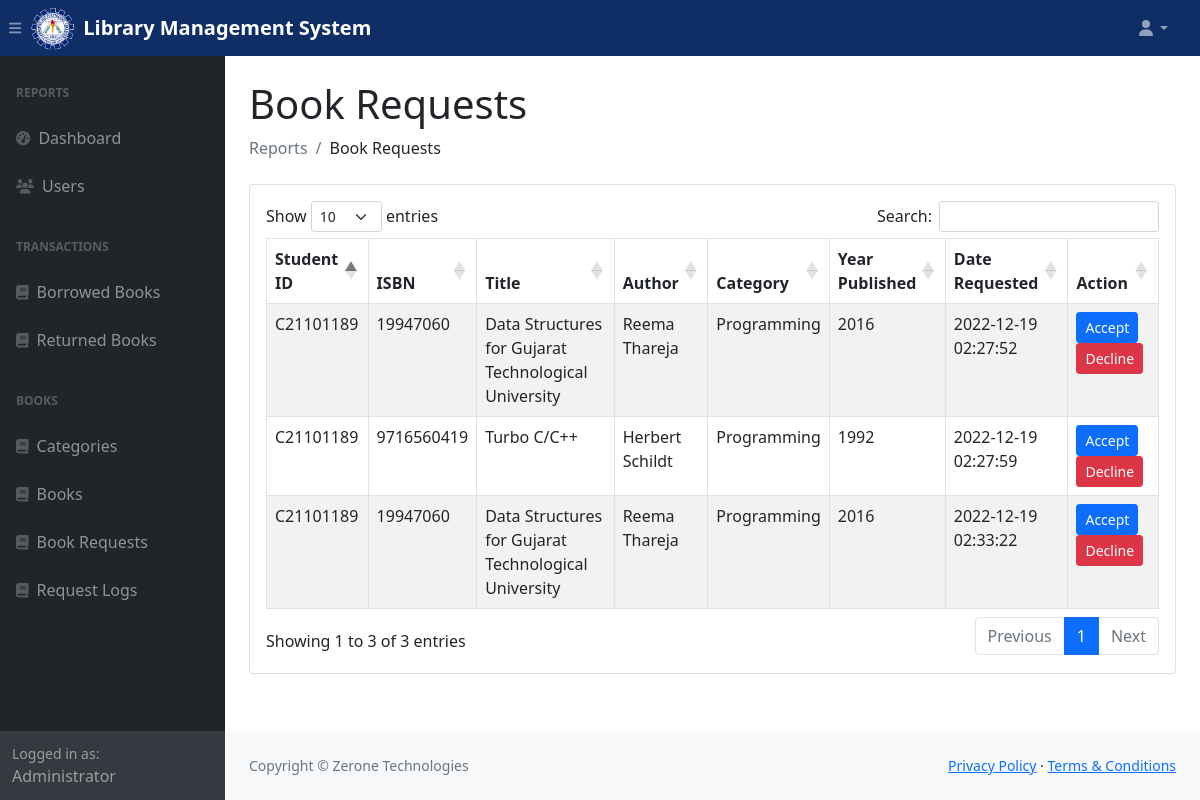
The page /admin/book-requests.php (signed in) on the database its author committed.
### tables this page shows
CREATE TABLE `settings` (
  `id` int(11) NOT NULL,
  `wbsiteTitle` varchar(160) NOT NULL,
  `wbsiteDesc` varchar(1000) NOT NULL,
  `wbsiteHeadColor` varchar(160) NOT NULL,
  `wbsiteFavIcon` varchar(160) NOT NULL
);

CREATE TABLE `pending_book_requests` (
  `id` int(11) NOT NULL,
  `userID` int(11) NOT NULL,
  `bookID` int(11) NOT NULL,
  `dateRequested` timestamp NOT NULL DEFAULT current_timestamp(),
  `status` int(11) NOT NULL COMMENT '0 = Pending, 1 = Approved, 2 = Declined'
);

CREATE TABLE `users` (
  `id` int(11) NOT NULL,
  `studentID` varchar(191) NOT NULL,
  `firstName` varchar(191) NOT NULL,
  `lastName` varchar(191) NOT NULL,
  `coursesec` varchar(191) NOT NULL,
  `birthday` varchar(191) NOT NULL,
  `emailAddress` varchar(191) NOT NULL,
  `password` varchar(191) NOT NULL
);

CREATE TABLE `books` (
  `id` int(11) NOT NULL,
  `bookIsbn` varchar(191) NOT NULL,
  `bookTitle` varchar(191) NOT NULL,
  `bookAuthor` varchar(191) NOT NULL,
  `bookCategory` int(11) NOT NULL,
  `bookYrPub` int(11) NOT NULL,
  `bookCopies` int(11) NOT NULL
);

CREATE TABLE `categories` (
  `id` int(11) NOT NULL,
  `bookCategory` varchar(191) NOT NULL
);

### admin/settings-query.php (called while the page is built)
<?php
	$query = "SELECT * FROM settings WHERE id = '1' ";
    $query_run = mysqli_query($con, $query);
    $settingsData = mysqli_fetch_assoc($query_run);
?>

### admin/book-requests.php (the view, shortened to what this page needs)
<?php
include('dbcon.php');
include('includes/header.php');
?>
<div class="container-fluid px-4">
    <h1 class="mt-4">Book Requests</h1>
    <ol class="breadcrumb mb-4">
        <li class="breadcrumb-item active">Reports</li>
        <li class="breadcrumb-item">Book Requests</li>
    </ol>
    <div class="row">
        <div class="col-md-12">
            <div class="card">
                <div class="card-body table-responsive">
                    <table id="requestTable" class="table table-bordered table-striped">
                        <thead>
                            <tr>
                                <th>Student ID</th>
                                <th>ISBN</th>
                                <th>Title</th>
                                <th>Author</th>
                                <th>Category</th>
                                <th>Year Published</th>
                                <th>Date Requested</th>
                                <th>Action</th>
                            </tr>
                        </thead>
                        <tbody>
                            <?php
                                $query = "SELECT pending_book_requests.id, users.studentID, books.bookIsbn, books.bookTitle, books.bookAuthor, categories.bookCategory, bookYrPub, dateRequested, status FROM `pending_book_requests`INNER JOIN users ON users.id = pending_book_requests.userID INNER JOIN books ON books.id = pending_book_requests.bookID INNER JOIN categories ON categories.id = books.bookCategory WHERE status = 0 ORDER BY status ASC";
                                $query_run = mysqli_query($con, $query);
                                if(mysqli_num_rows($query_run) > 0) {
                                    foreach($query_run as $books) {
                                        ?>
                                        <tr>
                                            <td><?= $books['studentID']; ?></td>
                                            <td><?= $books['bookIsbn']; ?></td>
                                            <td><?= $books['bookTitle']; ?></td>
                                            <td><?= $books['bookAuthor']; ?></td>
                                            <td><?= $books['bookCategory']; ?></td>
                                            <td><?= $books['bookYrPub']; ?></td>
                                            <td><?= $books['dateRequested']; ?></td>
                                            <td>
                                                <a href="request-approve.php?id=<?= $books['id']; ?>" class="btn btn-primary btn-sm">Accept</a>
                                                <a href="request-decline.php?id=<?= $books['id']; ?>" class="btn btn-danger btn-sm">Decline</a>
                                            </td>
                                        </tr>
                                        <?php
                                    }
                                }
                                else {
                                }
                            ?>
                        </tbody>
                    </table>
                </div>
            </div>
        </div>
    </div>
</div>
<?php
include('includes/footer.php');
include('includes/scripts.php');
?>

### admin/includes/header.php (shortened to what this page needs)
<?php
include('settings-query.php');
?>
<!DOCTYPE html>
<html lang="en">
    <head>
        <link href="css/styles.css" rel="stylesheet" />
        <link rel="stylesheet" href="https://cdn.datatables.net/1.13.1/css/dataTables.bootstrap5.min.css">
    </head>
<body class="sb-nav-fixed">
    <?php include('includes/navbar-top.php'); ?>
    <div id="layoutSidenav">
        <?php include('includes/sidebar.php'); ?>
        <div id="layoutSidenav_content">
            <main>

### admin/includes/navbar-top.php (shortened to what this page needs)
<nav class="sb-topnav navbar navbar-expand navbar-dark" style="background-color: <?php echo $settingsData['wbsiteHeadColor'];?>;">
    <button class="btn btn-link btn-sm order-1 order-lg-0 me-4 me-lg-0" id="sidebarToggle" href="#!"><i class="fas fa-bars"></i></button>
    <img src="../admin/assets/img/cspcLogo.png" alt="Logo" width="45" height="45" class="d-inline-block align-text-top">
    <b><a class="navbar-brand ps-2" href="index.php"><?php echo $settingsData['wbsiteTitle'];?></a></b>
    <ul class="navbar-nav ms-auto ms-md-0 me-3 me-lg-4">
        <li class="nav-item dropdown">
            <a class="nav-link dropdown-toggle" id="navbarDropdown" href="#" role="button" data-bs-toggle="dropdown" aria-expanded="false"><i class="fas fa-user fa-fw"></i></a>
        </li>
    </ul>
</nav>

### admin/includes/sidebar.php
<div id="layoutSidenav_nav">
    <nav class="sb-sidenav accordion sb-sidenav-dark" id="sidenavAccordion">
        <div class="sb-sidenav-menu">
            <div class="nav">
                <div class="sb-sidenav-menu-heading">Reports</div>
                <a class="nav-link" href="index.php">
                    <div class="sb-nav-link-icon"><i class="fas fa-tachometer-alt"></i></div>
                    Dashboard
                </a>
                <a class="nav-link" href="users.php">
                    <div class="sb-nav-link-icon"><i class="fas fa-users"></i></div>
                    Users
                </a>
                <div class="sb-sidenav-menu-heading">Transactions</div>
                <a class="nav-link" href="borrowed-books.php">
                    <div class="sb-nav-link-icon"><i class="fas fa-book"></i></div>
                    Borrowed Books
                </a>
                <a class="nav-link" href="returned-books.php">
                    <div class="sb-nav-link-icon"><i class="fas fa-book"></i></div>
                    Returned Books
                </a>
                <div class="sb-sidenav-menu-heading">Books</div>
                <a class="nav-link" href="categories.php">
                    <div class="sb-nav-link-icon"><i class="fas fa-book"></i></div>
                    Categories
                </a>
                <a class="nav-link" href="books.php">
                    <div class="sb-nav-link-icon"><i class="fas fa-book"></i></div>
                    Books
                </a>
                <a class="nav-link" href="book-requests.php">
                    <div class="sb-nav-link-icon"><i class="fas fa-book"></i></div>
                    Book Requests
                </a>
                <a class="nav-link" href="request-logs.php">
                    <div class="sb-nav-link-icon"><i class="fas fa-book"></i></div>
                    Request Logs
                </a>
            </div>
        </div>
        <div class="sb-sidenav-footer">
            <div class="small">Logged in as:</div>
            Administrator
        </div>
    </nav>
</div>

### admin/includes/footer.php
        </main>
        <footer class="py-4 bg-light mt-auto">
            <div class="container-fluid px-4">
                <div class="d-flex align-items-center justify-content-between small">
                    <div class="text-muted">Copyright &copy; Zerone Technologies</div>
                    <div>
                        <a href="#">Privacy Policy</a>
                        &middot;
                        <a href="#">Terms &amp; Conditions</a>
                    </div>
                </div>
            </div>
        </footer>
    </div>
</div>

### admin/includes/scripts.php (shortened to what this page needs)
	</body>
</html>

### rows shown on the page
settings: wbsiteTitle "Library Management System"
pending_book_requests: userID.studentID "C21101189", bookID.bookIsbn "19947060", bookID.bookTitle "Data Structures for Gujarat Technological University", bookID.bookAuthor "Reema Thareja", categories.bookCategory "Programming", bookID.bookYrPub "2016", dateRequested "2022-12-19 02:27:52"
pending_book_requests: userID.studentID "C21101189", bookID.bookIsbn "9716560419", bookID.bookTitle "Turbo C/C++", bookID.bookAuthor "Herbert Schildt", categories.bookCategory "Programming", bookID.bookYrPub "1992", dateRequested "2022-12-19 02:27:59"
pending_book_requests: userID.studentID "C21101189", bookID.bookIsbn "19947060", bookID.bookTitle "Data Structures for Gujarat Technological University", bookID.bookAuthor "Reema Thareja", categories.bookCategory "Programming", bookID.bookYrPub "2016", dateRequested "2022-12-19 02:33:22"
